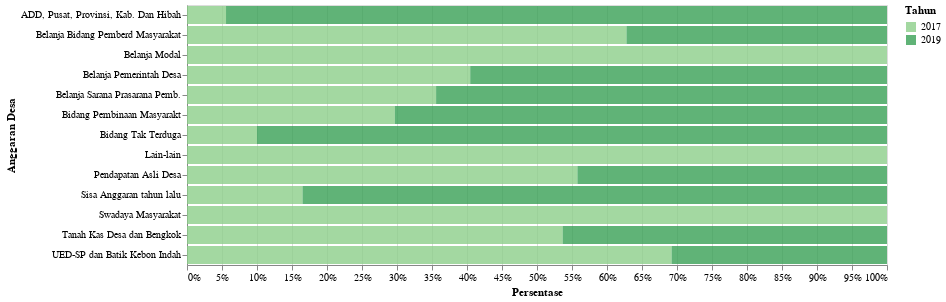

Source (notebook cell):
### Code cell
df_1 = data1('Keuangan dan Pendapatan Desa')
df_1 = df_1.dropna()
df_1['Jumlah'] = 'Rp ' + round((df_1['N'].astype(float)/1000000),1).astype(str) + ' Juta'
plot1 = plot_1_rp(df_1,'Persentase','Anggaran Desa',700)
plot1

### Figure 1 — Vega-Lite specification as saved in the notebook (floating-point values rounded to 4 significant figures)
{"config": {"view": {"continuousWidth": 400, "continuousHeight": 300}}, "data": {"name": "data-809d691985d3696ba23e8936fa267c06"}, "mark": {"type": "bar", "opacity": 0.8}, "encoding": {"color": {"condition": {"type": "nominal", "field": "Tahun", "scale": {"scheme": "greens"}, "selection": "selector242"}, "value": "lightgray"}, "tooltip": [{"type": "quantitative", "field": "Tahun"}, {"type": "nominal", "field": "Kategori"}, {"type": "nominal", "field": "Jumlah"}, {"type": "nominal", "field": "Satuan"}], "x": {"type": "quantitative", "axis": {"format": ".0%"}, "field": "N", "stack": "normalize", "title": "Persentase"}, "y": {"type": "ordinal", "field": "Keterangan", "title": "Anggaran Desa"}}, "selection": {"selector242": {"type": "single", "encodings": ["x", "color"]}, "selector243": {"type": "interval", "bind": "scales", "encodings": ["x", "y"]}}, "width": 700, "$schema": "https://vega.github.io/schema/vega-lite/v4.8.1.json", "datasets": {"data-809d691985d3696ba23e8936fa267c06": [{"Tahun": 2017, "Kode": 5, "Data": "Keuangan dan Pendapatan Desa", "Kode Kategori": 5.1, "Kategori": "Keuangan", "Keterangan": "Sisa Anggaran tahun lalu", "N": 1602000.0, "Satuan": "Rupiah", "Jumlah": "Rp 1.6 Juta"}, {"Tahun": 2017, "Kode": 5, "Data": "Keuangan dan Pendapatan Desa", "Kode Kategori": 5.1, "Kategori": "Keuangan", "Keterangan": "Pendapatan Asli Desa", "N": 63950000.0, "Satuan": "Rupiah", "Jumlah": "Rp 64.0 Juta"}, {"Tahun": 2017, "Kode": 5, "Data": "Keuangan dan Pendapatan Desa", "Kode Kategori": 5.1, "Kategori": "Keuangan", "Keterangan": "ADD, Pusat, Provinsi, Kab. Dan Hibah", "N": 1404000000.0, "Satuan": "Rupiah", "Jumlah": "Rp 1404.4 Juta"}, {"Tahun": 2017, "Kode": 5, "Data": "Keuangan dan Pendapatan Desa", "Kode Kategori": 5.1, "Kategori": "Keuangan", "Keterangan": "Belanja Pemerintah Desa", "N": 287500000.0, "Satuan": "Rupiah", "Jumlah": "Rp 287.5 Juta"}, {"Tahun": 2017, "Kode": 5, "Data": "Keuangan dan Pendapatan Desa", "Kode Kategori": 5.1, "Kategori": "Keuangan", "Keterangan": "Belanja Modal", "N": 9800000.0, "Satuan": "Rupiah", "Jumlah": "Rp 9.8 Juta"}, {"Tahun": 2017, "Kode": 5, "Data": "Keuangan dan Pendapatan Desa", "Kode Kategori": 5.1, "Kategori": "Keuangan", "Keterangan": "Belanja Sarana Prasarana Pemb.", "N": 1003000000.0, "Satuan": "Rupiah", "Jumlah": "Rp 1003.3 Juta"}, {"Tahun": 2017, "Kode": 5, "Data": "Keuangan dan Pendapatan Desa", "Kode Kategori": 5.1, "Kategori": "Keuangan", "Keterangan": "Bidang Pembinaan Masyarakt", "N": 40680000.0, "Satuan": "Rupiah", "Jumlah": "Rp 40.7 Juta"}, {"Tahun": 2017, "Kode": 5, "Data": "Keuangan dan Pendapatan Desa", "Kode Kategori": 5.1, "Kategori": "Keuangan", "Keterangan": "Belanja Bidang Pemberd Masyarakat", "N": 136000000.0, "Satuan": "Rupiah", "Jumlah": "Rp 136.0 Juta"}, {"Tahun": 2017, "Kode": 5, "Data": "Keuangan dan Pendapatan Desa", "Kode Kategori": 5.1, "Kategori": "Keuangan", "Keterangan": "Bidang Tak Terduga", "N": 900000.0, "Satuan": "Rupiah", "Jumlah": "Rp 0.9 Juta"}, {"Tahun": 2017, "Kode": 5, "Data": "Keuangan dan Pendapatan Desa", "Kode Kategori": 5.2, "Kategori": "Sumber Pendapatan Asli Desa", "Keterangan": "Tanah Kas Desa dan Bengkok", "N": 45750000.0, "Satuan": "Rupiah", "Jumlah": "Rp 45.8 Juta"}, {"Tahun": 2017, "Kode": 5, "Data": "Keuangan dan Pendapatan Desa", "Kode Kategori": 5.2, "Kategori": "Sumber Pendapatan Asli Desa", "Keterangan": "UED-SP dan Batik Kebon Indah", "N": 2700000.0, "Satuan": "Rupiah", "Jumlah": "Rp 2.7 Juta"}, {"Tahun": 2017, "Kode": 5, "Data": "Keuangan dan Pendapatan Desa", "Kode Kategori": 5.2, "Kategori": "Sumber Pendapatan Asli Desa", "Keterangan": "Swadaya Masyarakat", "N": 15000000.0, "Satuan": "Rupiah", "Jumlah": "Rp 15.0 Juta"}, {"Tahun": 2017, "Kode": 5, "Data": "Keuangan dan Pendapatan Desa", "Kode Kategori": 5.2, "Kategori": "Sumber Pendapatan Asli Desa", "Keterangan": "Lain-lain", "N": 500000.0, "Satuan": "Rupiah", "Jumlah": "Rp 0.5 Juta"}, {"Tahun": 2019, "Kode": 5, "Data": "Keuangan dan Pendapatan Desa", "Kode Kategori": 5.1, "Kategori": "Keuangan", "Keterangan": "Sisa Anggaran tahun lalu", "N": 8106000.0, "Satuan": "Rupiah", "Jumlah": "Rp 8.1 Juta"}, {"Tahun": 2019, "Kode": 5, "Data": "Keuangan dan Pendapatan Desa", "Kode Kategori": 5.1, "Kategori": "Keuangan", "Keterangan": "Pendapatan Asli Desa", "N": 50700000.0, "Satuan": "Rupiah", "Jumlah": "Rp 50.7 Juta"}, {"Tahun": 2019, "Kode": 5, "Data": "Keuangan dan Pendapatan Desa", "Kode Kategori": 5.1, "Kategori": "Keuangan", "Keterangan": "ADD, Pusat, Provinsi, Kab. Dan Hibah", "N": 23790000000.0, "Satuan": "Rupiah", "Jumlah": "Rp 23790.9 Juta"}, {"Tahun": 2019, "Kode": 5, "Data": "Keuangan dan Pendapatan Desa", "Kode Kategori": 5.1, "Kategori": "Keuangan", "Keterangan": "Belanja Pemerintah Desa", "N": 423100000.0, "Satuan": "Rupiah", "Jumlah": "Rp 423.1 Juta"}, {"Tahun": 2019, "Kode": 5, "Data": "Keuangan dan Pendapatan Desa", "Kode Kategori": 5.1, "Kategori": "Keuangan", "Keterangan": "Belanja Sarana Prasarana Pemb.", "N": 1816000000.0, "Satuan": "Rupiah", "Jumlah": "Rp 1816.0 Juta"}, {"Tahun": 2019, "Kode": 5, "Data": "Keuangan dan Pendapatan Desa", "Kode Kategori": 5.1, "Kategori": "Keuangan", "Keterangan": "Bidang Pembinaan Masyarakt", "N": 96300000.0, "Satuan": "Rupiah", "Jumlah": "Rp 96.3 Juta"}, {"Tahun": 2019, "Kode": 5, "Data": "Keuangan dan Pendapatan Desa", "Kode Kategori": 5.1, "Kategori": "Keuangan", "Keterangan": "Belanja Bidang Pemberd Masyarakat", "N": 80600000.0, "Satuan": "Rupiah", "Jumlah": "Rp 80.6 Juta"}, {"Tahun": 2019, "Kode": 5, "Data": "Keuangan dan Pendapatan Desa", "Kode Kategori": 5.1, "Kategori": "Keuangan", "Keterangan": "Bidang Tak Terduga", "N": 8106000.0, "Satuan": "Rupiah", "Jumlah": "Rp 8.1 Juta"}, {"Tahun": 2019, "Kode": 5, "Data": "Keuangan dan Pendapatan Desa", "Kode Kategori": 5.2, "Kategori": "Sumber Pendapatan Asli Desa", "Keterangan": "Tanah Kas Desa dan Bengkok", "N": 39500000.0, "Satuan": "Rupiah", "Jumlah": "Rp 39.5 Juta"}, {"Tahun": 2019, "Kode": 5, "Data": "Keuangan dan Pendapatan Desa", "Kode Kategori": 5.2, "Kategori": "Sumber Pendapatan Asli Desa", "Keterangan": "UED-SP dan Batik Kebon Indah", "N": 1200000.0, "Satuan": "Rupiah", "Jumlah": "Rp 1.2 Juta"}]}}
